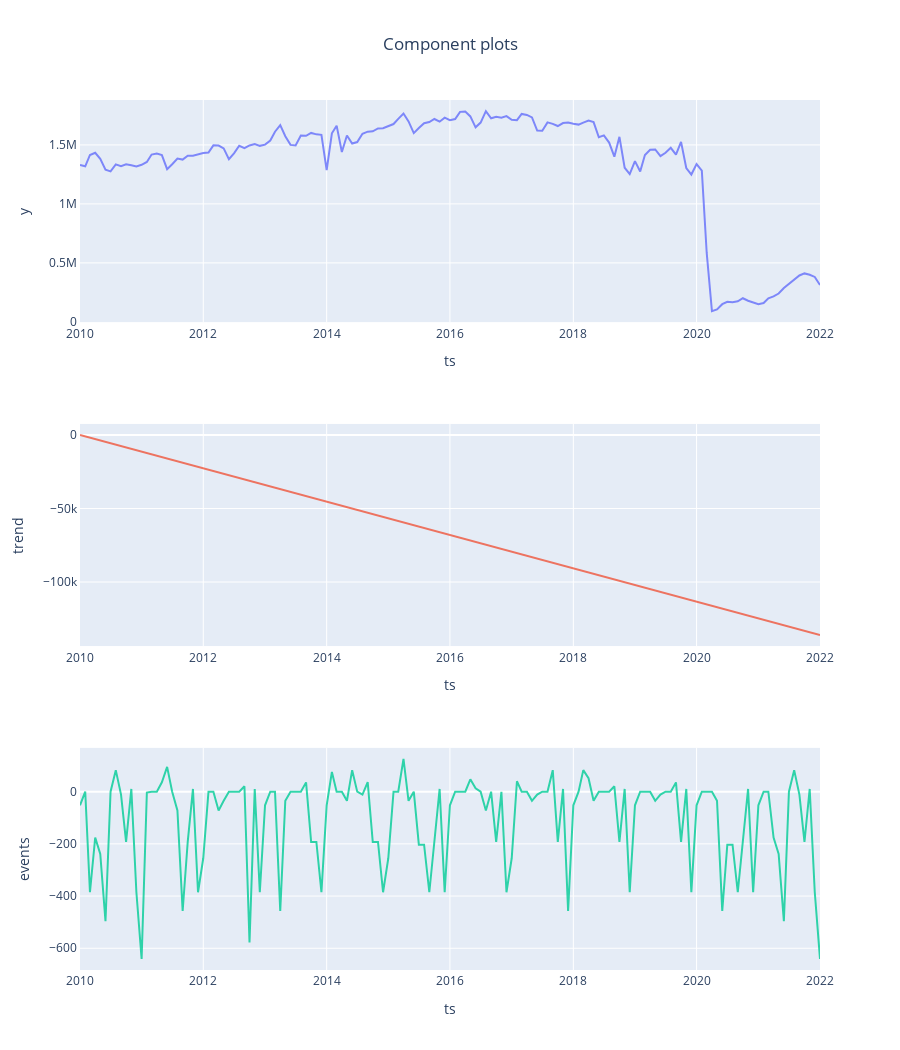

The notebook cell saved with this chart:
### Markdown cell above
#### Model Diagnostics

The component plot shows how your dataset’s trend, seasonality, and event / holiday patterns are handled in the model:

### Code cell
fig = forecast.plot_components()
 plotly.io.show(fig)     # fig.show() if you are using "PROPHET" template

### Figure 1 — Plotly figure (JSON) as saved in the notebook; plotly's stock layout.template omitted (floating-point values rounded to 4 significant figures; data arrays with more than 128 entries replaced by an {"elided": "..."} marker saying what was removed)
{"data": [{"mode": "lines", "name": "y", "opacity": 0.8, "showlegend": false, "type": "scatter", "x": {"elided": "145 str values"}, "xaxis": "x", "y": {"elided": "145 int values"}, "yaxis": "y"}, {"mode": "lines", "name": "trend", "opacity": 0.8, "showlegend": false, "type": "scatter", "x": {"elided": "145 str values"}, "xaxis": "x2", "y": {"elided": "145 float values"}, "yaxis": "y2"}, {"mode": "lines", "name": "events", "opacity": 0.8, "showlegend": false, "type": "scatter", "x": {"elided": "145 str values"}, "xaxis": "x3", "y": {"elided": "145 float values"}, "yaxis": "y3"}], "layout": {"height": 1050, "showlegend": true, "title": {"text": "Component plots", "x": 0.5}, "xaxis": {"anchor": "y", "domain": [0, 1], "mirror": true, "showline": true, "title": {"text": "ts"}}, "xaxis2": {"anchor": "y2", "domain": [0, 1], "mirror": true, "showline": true, "title": {"text": "ts"}}, "xaxis3": {"anchor": "y3", "domain": [0, 1], "mirror": true, "showline": true, "title": {"text": "ts"}}, "yaxis": {"anchor": "x", "domain": [0.7444, 1], "mirror": true, "showline": true, "title": {"text": "y"}}, "yaxis2": {"anchor": "x2", "domain": [0.3722, 0.6278], "mirror": true, "showline": true, "title": {"text": "trend"}}, "yaxis3": {"anchor": "x3", "domain": [0, 0.2556], "mirror": true, "showline": true, "title": {"text": "events"}}}}
